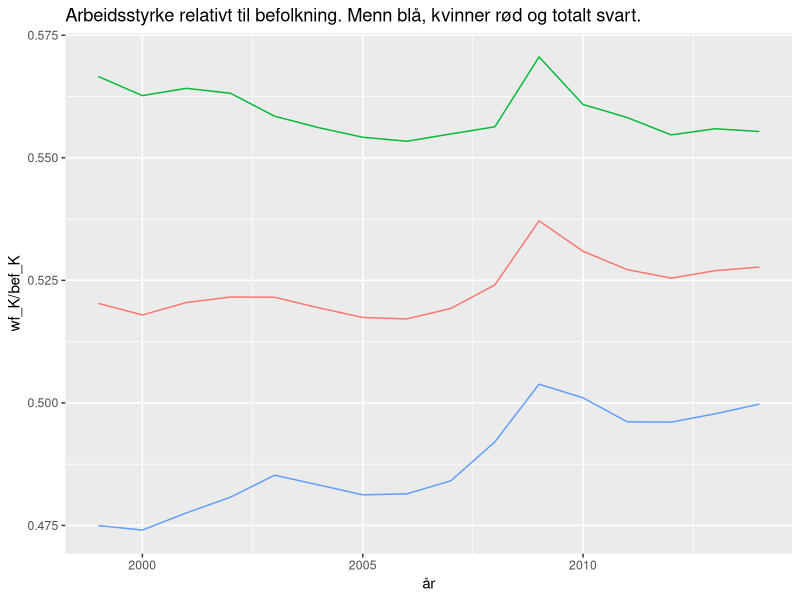

Write the R code that produced this figure. (Note: this script raises an error after producing the figure.)
## ---- chunk 1
library(tidyverse)
library(lubridate)
library(modelr)
library(broom)
## ---- chunk 2
arblos <- read_csv("data/al9914m.csv")
bef <- read_csv("data/bef9914MK.csv")
## ---- chunk 3
names(bef)
## ---- chunk 4
names(arblos)
## ---- chunk 5
arblos <- arblos %>% 
    mutate(
        wf_K = (al_Kvinner/alp_Kvinner)*100,
        wf_M = (al_Menn/alp_Menn)*100,
        wf_KM = wf_K + wf_M
    )
## ---- chunk 6
arblos
## ---- chunk 7
names(bef)
## ---- chunk 8
# årlige data landet samlet
wf <- arblos %>% 
    filter(mnd == 1) %>% 
    group_by(aar) %>% 
    summarise(
        wf_K = sum(wf_K, na.rm = TRUE),
        wf_M = sum(wf_M, na.rm = TRUE),
        wf_KM = wf_K + wf_M
    )
## ---- chunk 9
dim(wf)
names(wf)
## ---- chunk 10
bef <- bef %>%
  mutate(
    bef_K = bef_K_0_14 + bef_K_15_29 + bef_K_30_74 + bef_K_75_105,
    bef_M = bef_M_0_14 + bef_M_15_29 + bef_M_30_74 + bef_M_75_105,
    bef_KM = bef_K + bef_M)
## ---- chunk 11
dim(bef)
names(bef)
## ---- chunk 12
 wf_hjelp <- bef %>%
  group_by(aar) %>%
  summarise(bef_K = sum(bef_K),
            bef_M = sum(bef_M),
            bef_KM = sum(bef_KM))
wf <- left_join(wf, wf_hjelp) 

wf <- wf %>%
  select(aar, bef_K, bef_M, bef_KM, wf_K, wf_M, wf_KM) %>% 
  mutate(år = make_date(aar, month = 1L, day = 1L))

rm(wf_hjelp)
## ---- chunk 13
wf
## ---- chunk 14
wf %>% 
    ggplot(wf, mapping = aes(x = år)) +
  geom_line(mapping = aes(y = wf_K/bef_K, color = "darkred")) +
  geom_line(mapping = aes(y = wf_M/bef_M, color = "darkblue")) +
  geom_line(mapping = aes(y = wf_KM/bef_KM, color = "black")) +
  ggtitle("Arbeidsstyrke relativt til befolkning. Menn blå, kvinner rød og totalt svart.") +
  theme(legend.position = "none")
## ---- chunk 15
names(arblos)
## ---- chunk 16
# årlige data per fylke
wf_f <- arblos %>% 
    mutate(
        fylke = substr(knr, start = 1, stop = 2)
    ) %>% 
    group_by(aar, mnd, fylke) %>% 
    summarise(
        wf_K_f = sum(wf_K, na.rm = TRUE),
        wf_M_f = sum(wf_M, na.rm = TRUE),
        wf_KM_f = wf_K_f + wf_M_f
    ) %>% 
    mutate(år = make_date(aar, mnd, day=1L)) %>% 
    select(aar, mnd, år, fylke, wf_K_f, wf_M_f, wf_KM_f)
## ---- chunk 17
print(wf_f, n = 5)
## ---- chunk 18
# bef_f <- bef %>% 

## ---- chunk 19
bef_f
## ---- chunk 20
#wf_f_bef <- wf_f %>% 
## ---- chunk 21
print(arrange(wf_f_bef, fylke, aar, mnd))
## ---- chunk 22
# kvinner og menn
#wf_f_bef %>% 
#    ggplot() +
## ---- chunk 23
# region
wf_r <- wf_f_bef %>% 
    mutate(
         dato = ymd(paste(aar, mnd, "01", sep = "-")),
        region = case_when(
            as.numeric(fylke) == 3 ~ "Oslo",
            as.numeric(fylke) %in% c(1:2, 4:8) ~ "Østlandet",
            as.numeric(fylke) %in% c(9, 10) ~ "Sørlandet",
            as.numeric(fylke) %in% c(11, 12, 14, 15) ~ "Vestlandet",
            as.numeric(fylke) %in% c(16, 17) ~ "Trøndelag",
            as.numeric(fylke) %in% c(18, 19, 20) ~ "Nord-Norge"
        )
    ) %>% 
    group_by(dato, region) %>% 
    summarise(
        wf_K_r = sum(wf_K_f, na.rm = TRUE),
        wf_M_r = sum(wf_M_f, na.rm = TRUE),
        wf_KM_r = wf_K_r + wf_M_r,
        bef_K_r = sum(bef_K_f, na.rm = TRUE),
        bef_M_r = sum(bef_M_f, na.rm = TRUE),
        bef_KM_r = bef_K_r + bef_M_r
    ) %>% 
    select(dato, region, wf_K_r, wf_M_r, wf_KM_r, bef_K_r, bef_M_r, bef_KM_r)
## ---- chunk 24
# kvinner og menn
#wf_r %>% 
## ---- chunk 25
# kvinner
#wf_r %>% 
## ---- chunk 26
# menn
#wf_r %>% 
## ---- chunk 27
arblos_by_knr <- arblos %>% 
    group_by(knr, knavn) %>% 
    nest()
## ---- chunk 28
print(arblos_by_knr, n = 4)
arblos_by_knr$data[[1]]
## ---- chunk 29
#mod1 <- 
## ---- chunk 30
#arblos_by_knr <- 
## ---- chunk 31
arblos_by_knr
## ---- chunk 32
kom_str <- bef %>% 
    filter(aar == 2014) %>% 
    mutate(
        k_str = case_when(
            bef_KM <= 2500 ~ "Svært liten",
            bef_KM > 2500 & bef_KM <= 6000 ~ "Liten",
            bef_KM > 6000 & bef_KM <= 20000 ~ "Middels",
            bef_KM > 20000 & bef_KM <= 60000 ~ "Stor",
            bef_KM > 60000 & bef_KM <= 1000000 ~ "Svært stor"
        )
    ) %>% 
    select(knr, knavn, bef_KM, k_str)
head(kom_str)
## ---- chunk 33
#modell arbeidsløse resultat
#mod_arbl_re <- 
## ---- chunk 34
print(mod_arbl_re, n = 10)
## ---- chunk 35
kom_str_mod <- mod_arbl_re %>% 
    left_join(kom_str, by = c("knr", "knavn")) 
## ---- chunk 36
print(kom_str_mod, n = 5)
## ---- chunk 37
kom_str_mod %>% 
    filter(term == "alp_15_29") %>% 
    filter(estimate > -500 & estimate < 500 ) %>%
    filter(p.value...9 < 0.05) %>% 
    ggplot(mapping = aes(
        x = estimate,
        y = p.value...9,
        colour = k_str
        )
        ) +
    geom_point()
## ---- chunk 38
#kom_str_mod %>% 
## ---- chunk 39
kom_str_mod %>% 
    filter(term == "alp_15_29") %>% 
    group_by(k_str) %>% 
    summarise(n = n())
## ---- chunk 40
kom_str_mod %>% 
    filter(term == "alp_15_29") %>% 
    filter(estimate > - 500 & estimate < 500 ) %>%
    filter(p.value...9 < 0.05) %>% 
    group_by(k_str) %>% 
    summarise(n = n())
## ---- chunk 41
kom_str_mod %>% 
    filter(term == "alp_30_74") %>% 
    filter(estimate > - 500 & estimate < 500 ) %>%
    filter(p.value...9 < 0.05) %>% 
    group_by(k_str) %>% 
    summarise(n = n())
## ---- chunk 42
kom_str_mod %>% 
    filter(term == "alp_15_29") %>% 
    filter(p.value...9 < 0.05) %>% 
    group_by(k_str) %>% 
    summarise(mean_15_29 = mean(estimate))
## ---- chunk 43
kom_str_mod %>% 
    filter(term == "alp_30_74") %>% 
    filter(p.value...9 < 0.05) %>% 
    group_by(k_str) %>% 
    summarise(mean_30_74 = mean(estimate))
## ---- chunk 44
kom_str_mod %>% 
    filter(term == "alp_15_29") %>% 
    filter(p.value...9 < 0.05) %>% 
    group_by(k_str) %>% 
    summarise(n = n())
## ---- chunk 45
kom_str_mod %>% 
    filter(term == "alp_30_74") %>% 
    filter(p.value...9 < 0.05) %>% 
    group_by(k_str) %>% 
    summarise(n = n())
## ---- chunk 46
#siste
